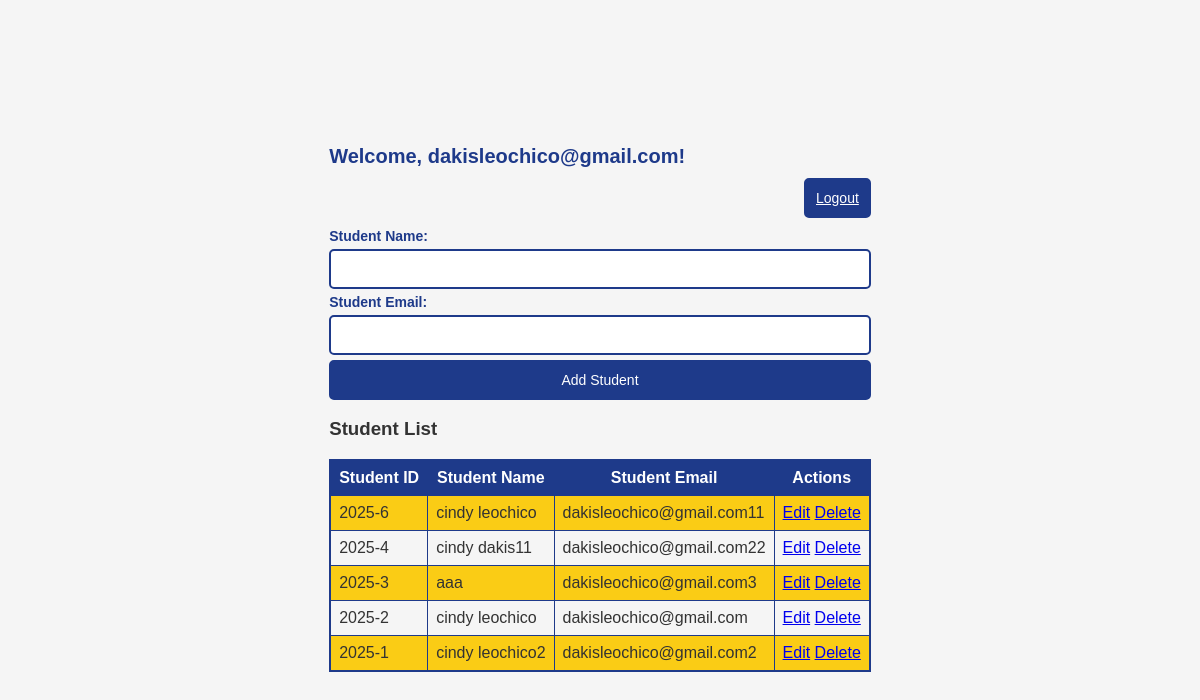
/view/dashboard.php (signed in), run on the app's committed database.
### tables this page shows
CREATE TABLE `students` (
  `id` int(11) NOT NULL,
  `name` varchar(255) NOT NULL,
  `email` varchar(255) NOT NULL
);

### view/dashboard.php (the view, shortened to what this page needs)
<?php
$database = new Database();
$conn = $database->connect();
$stmt = $conn->prepare("SELECT * FROM students ORDER BY id DESC");
$stmt->execute();
$students = $stmt->fetchAll(PDO::FETCH_ASSOC);
?>
<!DOCTYPE html>
<html lang="en">
<head>
    <link rel="stylesheet" href="../public/style-new.css">
</head>
<body>
    <div class="dashboard-container">
        <div class="welcome-container">
        <h2>Welcome, <?php echo htmlspecialchars($_SESSION['email']); ?>!</h2>
</div>
        <div class="logout-container">
        <a href="logout.php" class="button">Logout</a>
</div>
        <form method="post" action="">
            <label for="student_name">Student Name:</label>
            <input type="text" id="student_name" name="student_name" required value="<?php echo isset($student['name']) ? htmlspecialchars($student['name']) : ''; ?>">
            <label for="student_email">Student Email:</label>
            <input type="email" id="student_email" name="student_email" required value="<?php echo isset($student['email']) ? htmlspecialchars($student['email']) : ''; ?>">
            <button type="submit" class="button"><?php echo isset($_GET['edit']) ? "Update" : "Add"; ?> Student</button>
        </form>
        <h3>Student List</h3>
        <table>
            <tr>
                <th>Student ID</th>
                <th>Student Name</th>
                <th>Student Email</th>
                <th>Actions</th>
            </tr>
            <?php foreach ($students as $student): ?>
                <tr>
                    <td>2025-<?php echo htmlspecialchars($student['id']); ?></td>
                    <td><?php echo htmlspecialchars($student['name']); ?></td>
                    <td><?php echo htmlspecialchars($student['email']); ?></td>
                    <td>
                        <a href="dashboard.php?edit=<?php echo $student['id']; ?>" >Edit</a>
                        <a href="dashboard.php?delete=<?php echo $student['id']; ?>"  onclick="return confirm('Are you sure?')">Delete</a>
                    </td>
                </tr>
            <?php endforeach; ?>
        </table>
    </div>
</body>
</html>

### public/style-new.css (style rules this page uses)
body { font-family: 'Arial', sans-serif; background: #f4f4f4; color: #333; margin: 0; padding: 0; display: flex; justify-content: center; align-items: center; min-height: 100vh; background-color: whitesmoke; }
h2 { color: #1e3a8a; font-size: 20px; margin-bottom: 10px; }
form { display: flex; flex-direction: column; gap: 5px; text-align: left; }
label { font-size: 14px; font-weight: bold; color: #1e3a8a; }
input[type="text"], input[type="email"], input[type="password"] { width: 100%; padding: 10px; font-size: 14px; border: 2px solid #1e3a8a; border-radius: 5px; box-sizing: border-box; }
.button { padding: 10px; font-size: 14px; color: white; background: #1e3a8a; border: 2px solid #1e3a8a; border-radius: 5px; cursor: pointer; text-align: center; }
.logout-container { display: flex; justify-content: flex-end; width: 100%; margin-bottom: 10px; }
table { width: 100%; border-collapse: collapse; margin-top: 10px; border: 2px solid #1e3a8a; }
th, td { padding: 8px; text-align: left; border-bottom: 1px solid #1e3a8a; border: solid 1px #1e3a8a; }
th { background: #1e3a8a; color: white; text-align: center; }
tr:nth-child(even) { background: #facc15; }

### data on the page
students: id "6", name "cindy leochico", email "dakisleochico@gmail.com11"
students: id "4", name "cindy dakis11", email "dakisleochico@gmail.com22"
students: id "3", name "aaa", email "dakisleochico@gmail.com3"
students: id "2", name "cindy leochico", email "dakisleochico@gmail.com"
students: id "1", name "cindy leochico2", email "dakisleochico@gmail.com2"

### other printed values
$_SESSION['email'] "dakisleochico@gmail.com"
